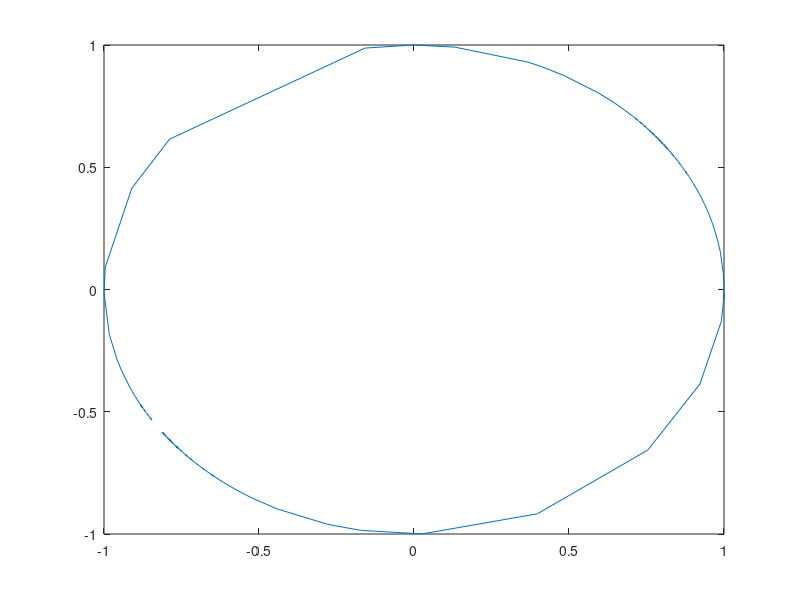

Reproduce this figure in MATLAB.
close all;
clear all;

load('A.mat');

% Preprocess
data = rawStarData;
n = size(data,1);
cx = 1024/2;
cy = 768/2;
for i = 1:2:8
    check1 = data(:,i) == 1023;
    check2 = data(:,i+1) == 1023;
    check = check1 | check2;
    data(check,i) = NaN;
    data(check,i+1) = NaN;
end

% Scale
data(:,[2,4,6,8]) = data(:,[2,4,6,8]) * (768/1023);

% Assign the data
star1 = data(:,1:2);
star2 = data(:,3:4);
star3 = data(:,5:6);
star4 = data(:,7:8);

% Determine for unseen stars
s1g = ~isnan(star1(:,1));
s2g = ~isnan(star2(:,1));
s3g = ~isnan(star3(:,1));
s4g = ~isnan(star4(:,1));

% Extract x and y of seen stars
z = zeros(n,1);
ssx = logical([s1g,z,s2g,z,s3g,z,s4g,z]);
ssy = logical([z,s1g,z,s2g,z,s3g,z,s4g]);
dg = [s1g,s2g,s3g,s4g];
numStars = sum(ssx,2);

% Calculate Robot Position
robot_o = [512, 384];
robot = zeros(n,1);
for i = 1:n
    N = numStars(i);
    robot(i,1) = NaN;
    robot(i,2) = NaN;
    if (N >= 3)
        x = data(i,ssx(i,:))';
        y = data(i,ssy(i,:))';

        sky_o = [mean(x), mean(y)];
        v = robot_o - sky_o;
        th = atan2(v(2),v(1));
        robot(i,:) = [cos(th), sin(th)];
    end
end

% Calculate movement vectors
move = robot - [robot(1,:);robot(1:end-1,:)];
for i = 1:n
    move(i,:) = 0.25*move(i,:)/norm(move(i,:));
end

% Plot robot path
figure(1);
title('Robot Path');
% axis([0 1024 0 768]);
plot(robot(:,1), robot(:,2));

% % Animate robot
% figure(2);
% title('Robot Path Animated');
% hold on;
% axis([-2 2 -2 2]);
% for i = 2:n
%     r = plot(robot(i,1), robot(i,2),'k+');
%     q = quiver(robot(i,1), robot(i,2), move(i,1), move(i,2),...
%         'AutoScale','off','MaxHeadSize',0.8,'Color','k');
%     pause(0.002);
%     delete(r);
%     delete(q);
% end